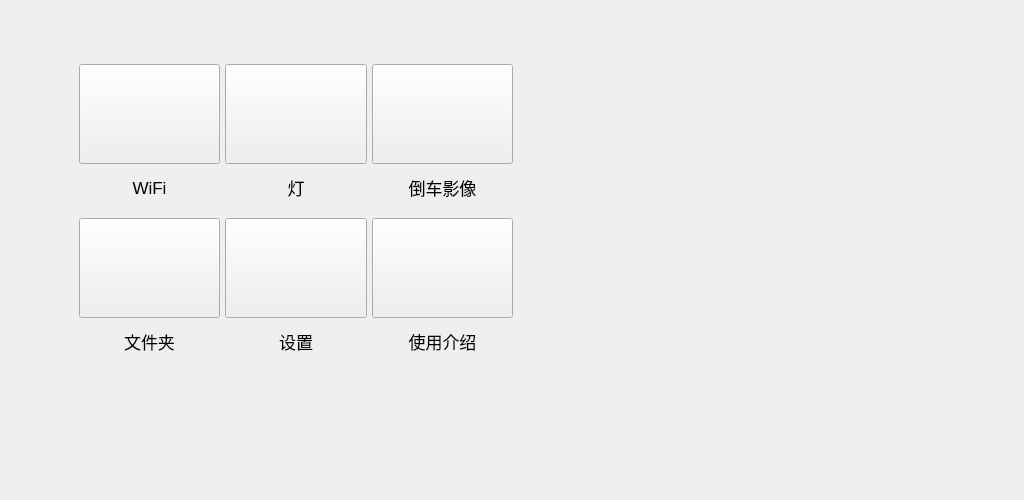
<?xml version="1.0" encoding="UTF-8"?>
<ui version="4.0">
 <class>Tool</class>
 <widget class="QWidget" name="Tool">
  <property name="geometry">
   <rect>
    <x>0</x>
    <y>0</y>
    <width>1024</width>
    <height>500</height>
   </rect>
  </property>
  <property name="windowTitle">
   <string>Form</string>
  </property>
  <property name="styleSheet">
   <string notr="true"/>
  </property>
  <layout class="QGridLayout" name="gridLayout">
   <property name="leftMargin">
    <number>0</number>
   </property>
   <property name="topMargin">
    <number>0</number>
   </property>
   <property name="rightMargin">
    <number>0</number>
   </property>
   <property name="bottomMargin">
    <number>0</number>
   </property>
   <item row="0" column="0">
    <widget class="QWidget" name="widget_tool" native="true">
     <layout class="QGridLayout" name="gridLayout_3">
      <property name="leftMargin">
       <number>70</number>
      </property>
      <property name="topMargin">
       <number>50</number>
      </property>
      <property name="rightMargin">
       <number>50</number>
      </property>
      <property name="bottomMargin">
       <number>50</number>
      </property>
      <property name="horizontalSpacing">
       <number>70</number>
      </property>
      <item row="0" column="0">
       <layout class="QHBoxLayout" name="horizontalLayout_2" stretch="1,1">
        <property name="spacing">
         <number>0</number>
        </property>
        <item>
         <layout class="QVBoxLayout" name="verticalLayout_7">
          <property name="spacing">
           <number>0</number>
          </property>
          <item>
           <widget class="QWidget" name="widget_function" native="true">
            <layout class="QGridLayout" name="gridLayout_2">
             <property name="horizontalSpacing">
              <number>5</number>
             </property>
             <item row="0" column="0">
              <widget class="QWidget" name="widget_wifi" native="true">
               <layout class="QVBoxLayout" name="verticalLayout_2">
                <property name="leftMargin">
                 <number>0</number>
                </property>
                <property name="topMargin">
                 <number>0</number>
                </property>
                <property name="rightMargin">
                 <number>0</number>
                </property>
                <property name="bottomMargin">
                 <number>0</number>
                </property>
                <item>
                 <widget class="QPushButton" name="pushButton_wifi">
                  <property name="minimumSize">
                   <size>
                    <width>120</width>
                    <height>100</height>
                   </size>
                  </property>
                  <property name="maximumSize">
                   <size>
                    <width>167777</width>
                    <height>16777215</height>
                   </size>
                  </property>
                  <property name="styleSheet">
                   <string notr="true">border-image: url(:/car_terminall/wifi.png);</string>
                  </property>
                  <property name="text">
                   <string/>
                  </property>
                 </widget>
                </item>
                <item>
                 <widget class="QLabel" name="label_wifi">
                  <property name="maximumSize">
                   <size>
                    <width>16777215</width>
                    <height>25</height>
                   </size>
                  </property>
                  <property name="font">
                   <font>
                    <pointsize>13</pointsize>
                   </font>
                  </property>
                  <property name="text">
                   <string>WiFi</string>
                  </property>
                  <property name="alignment">
                   <set>Qt::AlignCenter</set>
                  </property>
                 </widget>
                </item>
               </layout>
              </widget>
             </item>
             <item row="0" column="1">
              <widget class="QWidget" name="widget_light" native="true">
               <layout class="QVBoxLayout" name="verticalLayout">
                <property name="leftMargin">
                 <number>0</number>
                </property>
                <property name="topMargin">
                 <number>0</number>
                </property>
                <property name="rightMargin">
                 <number>0</number>
                </property>
                <property name="bottomMargin">
                 <number>0</number>
                </property>
                <item>
                 <widget class="QPushButton" name="pushButton_light">
                  <property name="minimumSize">
                   <size>
                    <width>120</width>
                    <height>100</height>
                   </size>
                  </property>
                  <property name="styleSheet">
                   <string notr="true">border-image: url(:/car_terminall/light0.png);</string>
                  </property>
                  <property name="text">
                   <string/>
                  </property>
                 </widget>
                </item>
                <item>
                 <widget class="QLabel" name="label_light">
                  <property name="maximumSize">
                   <size>
                    <width>16777215</width>
                    <height>25</height>
                   </size>
                  </property>
                  <property name="font">
                   <font>
                    <pointsize>13</pointsize>
                   </font>
                  </property>
                  <property name="text">
                   <string>灯</string>
                  </property>
                  <property name="alignment">
                   <set>Qt::AlignCenter</set>
                  </property>
                 </widget>
                </item>
               </layout>
              </widget>
             </item>
             <item row="0" column="2">
              <widget class="QWidget" name="widget_backcar" native="true">
               <layout class="QVBoxLayout" name="verticalLayout_3">
                <property name="leftMargin">
                 <number>0</number>
                </property>
                <property name="topMargin">
                 <number>0</number>
                </property>
                <property name="rightMargin">
                 <number>0</number>
                </property>
                <property name="bottomMargin">
                 <number>0</number>
                </property>
                <item>
                 <widget class="QPushButton" name="pushButton_backcar">
                  <property name="minimumSize">
                   <size>
                    <width>120</width>
                    <height>100</height>
                   </size>
                  </property>
                  <property name="styleSheet">
                   <string notr="true">border-image: url(:/car_terminall/backcar.png);</string>
                  </property>
                  <property name="text">
                   <string/>
                  </property>
                 </widget>
                </item>
                <item>
                 <widget class="QLabel" name="label_backcar">
                  <property name="maximumSize">
                   <size>
                    <width>16777215</width>
                    <height>25</height>
                   </size>
                  </property>
                  <property name="font">
                   <font>
                    <pointsize>13</pointsize>
                   </font>
                  </property>
                  <property name="text">
                   <string>倒车影像</string>
                  </property>
                  <property name="alignment">
                   <set>Qt::AlignCenter</set>
                  </property>
                 </widget>
                </item>
               </layout>
              </widget>
             </item>
             <item row="1" column="0">
              <widget class="QWidget" name="widget_folder" native="true">
               <layout class="QVBoxLayout" name="verticalLayout_4">
                <property name="leftMargin">
                 <number>0</number>
                </property>
                <property name="topMargin">
                 <number>0</number>
                </property>
                <property name="rightMargin">
                 <number>0</number>
                </property>
                <property name="bottomMargin">
                 <number>0</number>
                </property>
                <item>
                 <widget class="QPushButton" name="pushButton_folder">
                  <property name="minimumSize">
                   <size>
                    <width>120</width>
                    <height>100</height>
                   </size>
                  </property>
                  <property name="styleSheet">
                   <string notr="true">border-image: url(:/car_terminall/folder.png);</string>
                  </property>
                  <property name="text">
                   <string/>
                  </property>
                 </widget>
                </item>
                <item>
                 <widget class="QLabel" name="label_folder">
                  <property name="maximumSize">
                   <size>
                    <width>16777215</width>
                    <height>25</height>
                   </size>
                  </property>
                  <property name="font">
                   <font>
                    <pointsize>13</pointsize>
                   </font>
                  </property>
                  <property name="text">
                   <string>文件夹</string>
                  </property>
                  <property name="alignment">
                   <set>Qt::AlignCenter</set>
                  </property>
                 </widget>
                </item>
               </layout>
              </widget>
             </item>
             <item row="1" column="1">
              <widget class="QWidget" name="widget_set" native="true">
               <layout class="QVBoxLayout" name="verticalLayout_5">
                <property name="leftMargin">
                 <number>0</number>
                </property>
                <property name="topMargin">
                 <number>0</number>
                </property>
                <property name="rightMargin">
                 <number>0</number>
                </property>
                <property name="bottomMargin">
                 <number>0</number>
                </property>
                <item>
                 <widget class="QPushButton" name="pushButton_set">
                  <property name="minimumSize">
                   <size>
                    <width>120</width>
                    <height>100</height>
                   </size>
                  </property>
                  <property name="styleSheet">
                   <string notr="true">border-image: url(:/car_terminall/set.png);</string>
                  </property>
                  <property name="text">
                   <string/>
                  </property>
                 </widget>
                </item>
                <item>
                 <widget class="QLabel" name="label_set">
                  <property name="maximumSize">
                   <size>
                    <width>16777215</width>
                    <height>25</height>
                   </size>
                  </property>
                  <property name="font">
                   <font>
                    <pointsize>13</pointsize>
                   </font>
                  </property>
                  <property name="text">
                   <string>设置</string>
                  </property>
                  <property name="alignment">
                   <set>Qt::AlignCenter</set>
                  </property>
                 </widget>
                </item>
               </layout>
              </widget>
             </item>
             <item row="1" column="2">
              <widget class="QWidget" name="widget_instructions" native="true">
               <layout class="QVBoxLayout" name="verticalLayout_6">
                <property name="leftMargin">
                 <number>0</number>
                </property>
                <property name="topMargin">
                 <number>0</number>
                </property>
                <property name="rightMargin">
                 <number>0</number>
                </property>
                <property name="bottomMargin">
                 <number>0</number>
                </property>
                <item>
                 <widget class="QPushButton" name="pushButton_instructions">
                  <property name="minimumSize">
                   <size>
                    <width>120</width>
                    <height>100</height>
                   </size>
                  </property>
                  <property name="styleSheet">
                   <string notr="true">border-image: url(:/car_terminall/instructions.png);</string>
                  </property>
                  <property name="text">
                   <string/>
                  </property>
                 </widget>
                </item>
                <item>
                 <widget class="QLabel" name="label_instructions">
                  <property name="maximumSize">
                   <size>
                    <width>16777215</width>
                    <height>25</height>
                   </size>
                  </property>
                  <property name="font">
                   <font>
                    <pointsize>13</pointsize>
                   </font>
                  </property>
                  <property name="text">
                   <string>使用介绍</string>
                  </property>
                  <property name="alignment">
                   <set>Qt::AlignCenter</set>
                  </property>
                 </widget>
                </item>
               </layout>
              </widget>
             </item>
            </layout>
           </widget>
          </item>
          <item>
           <layout class="QHBoxLayout" name="horizontalLayout" stretch="5,4">
            <item>
             <widget class="QLabel" name="label_temp_pixmal">
              <property name="minimumSize">
               <size>
                <width>40</width>
                <height>0</height>
               </size>
              </property>
              <property name="maximumSize">
               <size>
                <width>16777215</width>
                <height>80</height>
               </size>
              </property>
              <property name="styleSheet">
               <string notr="true">border-image: url(:/car_terminall/temperature.png);</string>
              </property>
              <property name="text">
               <string/>
              </property>
             </widget>
            </item>
            <item>
             <widget class="QLabel" name="label_temp_number">
              <property name="maximumSize">
               <size>
                <width>16777215</width>
                <height>80</height>
               </size>
              </property>
              <property name="font">
               <font>
                <pointsize>30</pointsize>
               </font>
              </property>
              <property name="text">
               <string/>
              </property>
              <property name="alignment">
               <set>Qt::AlignCenter</set>
              </property>
             </widget>
            </item>
           </layout>
          </item>
         </layout>
        </item>
        <item>
         <widget class="QWidget" name="widget_compass" native="true">
          <property name="maximumSize">
           <size>
            <width>455</width>
            <height>16777215</height>
           </size>
          </property>
         </widget>
        </item>
       </layout>
      </item>
     </layout>
    </widget>
   </item>
  </layout>
 </widget>
 <resources/>
 <connections/>
</ui>
